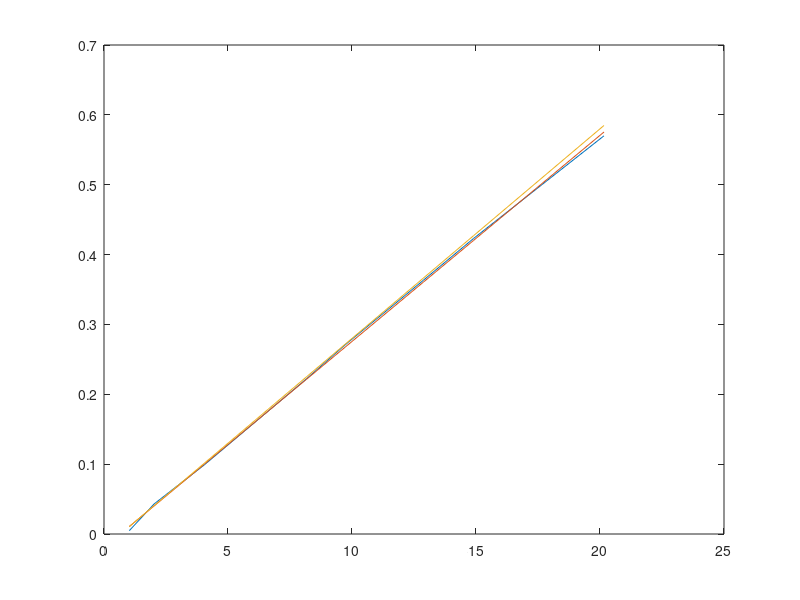

MATLAB code to generate this figure:
% function spd=k2SpectrumDepression(fs)
% d=2.2;  % modified from Li et al, JSB '13, where it is 2.58
% spectrum should be 1-b*spd, where b=-.0194+.0295*dr (Fitted from Table 1
% values) and dr is dose rate in e/pixel-s
% 
% d=2.2;
%     spd=sinc(fs*d).^2;
% 
% a=125.5;
% b=.17;
% d=2.2;
% 
% fs=(1:n/2)/n;
% 
% S=a*(1-b*(sinc(fs*d)).^2)';


rates=[1.02 2.02 4.05 8.16 9.73 12.87 14.9 20.16];
bs=[.0048 .043 .0991 .222 .271 .363 .423 .570];

plot(rates,bs);
p=polyfit(rates,bs,1);
p
bc=polyval(p,rates);
plot(rates, [bs' bc' rates'*.03-.02]);
